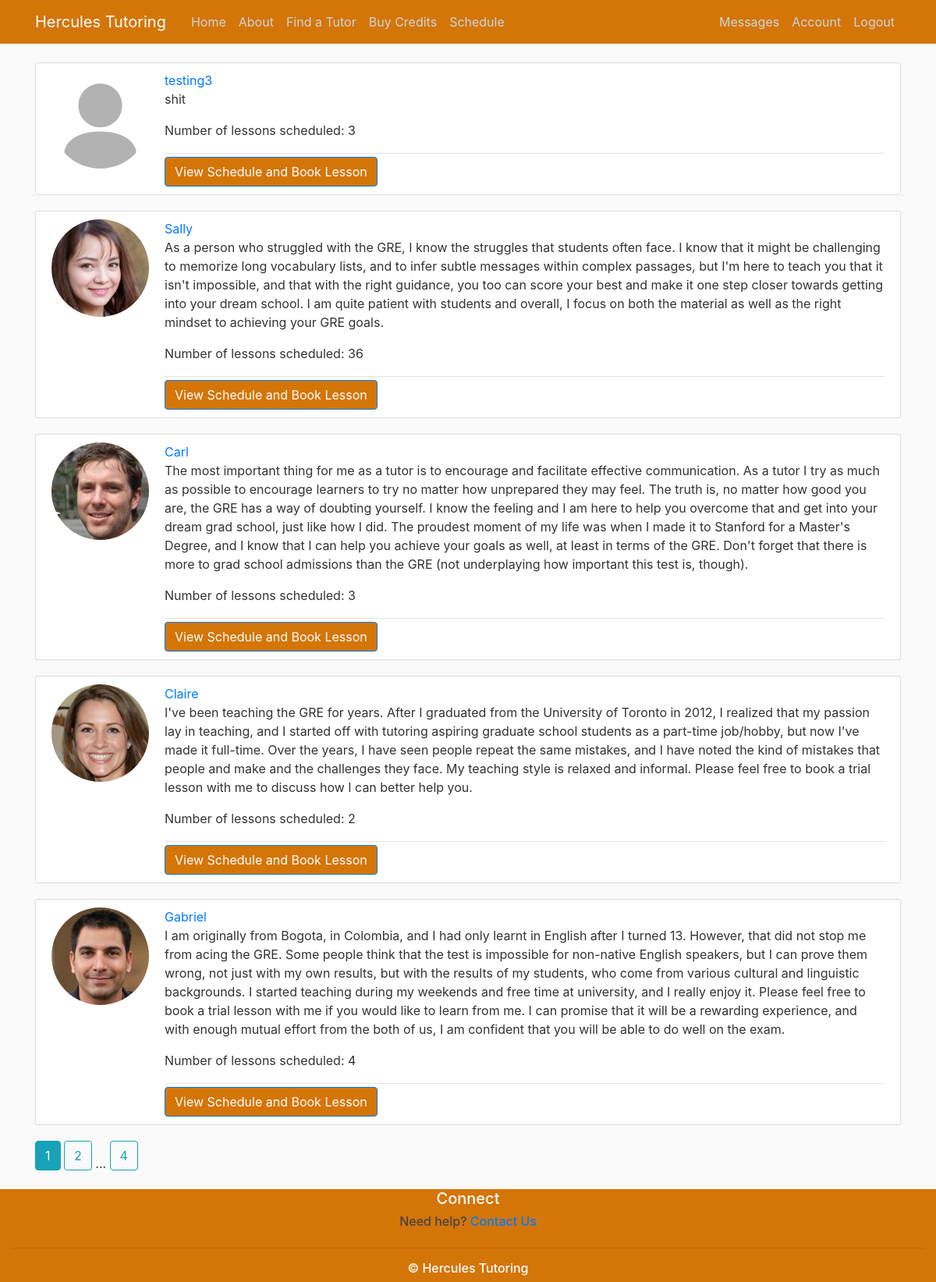
Page /find_tutor (signed in) on the committed database.
### GRETutoring/models.py (models this page shows, shortened)
class User(db.Model, UserMixin):
    id = db.Column(db.Integer, primary_key=True)
    username = db.Column(db.String(20), unique=True, nullable=False)
    email=db.Column(db.String(120), unique=True, nullable=False)
    role = db.Column(db.String(20), nullable=False, default = "Student") # Student, Tutor, Pending, and Admin
    image_file = db.Column(db.String(20), nullable=False, default='default.jpg') #nullable=False, since they have to have at least the default
    password = db.Column(db.String(60), nullable=False)
    about = db.Column(db.Text(), nullable=True, default = "Bio")
    credits = db.Column(db.Integer, default=0)
    skype_id = db.Column(db.String(120), nullable=True, default="")
    hangouts_id = db.Column(db.String(120), nullable=True, default="")
    paypal_info = db.Column(db.String(120), nullable=True, default="")
    time_zone = db.Column(db.String(120), nullable=True, default="UTC")
    student_classes = db.relationship('Event', backref='student', lazy=True, foreign_keys='Event.student_id')
    tutor_classes = db.relationship('Event', backref='tutor', lazy=True, foreign_keys='Event.tutor_id')
    tutor_free_slots = db.relationship('FreeSlot', backref='tutor', lazy=True)
    sent_messages = db.relationship('Message', backref='sender', lazy=True, foreign_keys='Message.sender_id')
    received_messages = db.relationship('Message', backref='recipient', lazy=True, foreign_keys='Message.recipient_id')
    reviews_about = db.relationship('Review', backref='tutor', lazy=True, foreign_keys='Review.tutor_id')
    reviews_written = db.relationship('Review', backref='student', lazy=True, foreign_keys='Review.student_id')

### GRETutoring/users/routes.py (the view)
@users.route('/find_tutor')
@login_required
def find_tutor():
    if current_user.role == "Tutor":
        abort(403)
    page = request.args.get('page', 1, type=int)
    tutors = User.query.filter_by(role="Tutor").paginate(page=page, per_page=5)
    for tutor in tutors.items:
        tutor.num_lessons = len(Event.query.filter_by(tutor_id = tutor.id).all())
    return render_template("find_tutor.html", tutors=tutors)

### GRETutoring/models.py (called while the page is built)
@login_manager.user_loader
def load_user(id):
    return User.query.get(int(id))

### GRETutoring/templates/find_tutor.html
{% extends 'layout.html' %}
{% block content %}
{% for tutor in tutors.items %}
        <article class="media content-section">
          <img class="rounded-circle account-img" src="{{ url_for('static', filename='profile_pics/' + tutor.image_file) }}">
          <div class="media-body">
            <div class="article-metadata">
              <a class="mr-2" href="{{ url_for('users.view_profile', username=tutor.username) }}">{{ tutor.username }}</a>
                <p class="article-content"> {{tutor.about}} </p>
                <p class="article-content"> Number of lessons scheduled: {{tutor.num_lessons}}</p>
            </div>
              <a href="{{ url_for('scheduling.schedule', tutor_username = tutor.username) }}"> <button class="mr-2 btn btn-primary button-theme" >View Schedule and Book Lesson</button></a>
          </div>
        </article>
    {% endfor %}
    {% for page_num in tutors.iter_pages(left_edge = 1, right_edge=1, left_current=1, right_current=2) %}
        {% if page_num %}
            {% if tutors.page == page_num %}
                <a class="btn btn-info mb-4" href="{{ url_for('users.find_tutor', page=page_num) }}"> {{ page_num }}</a>
            {% else %}
                <a class="btn btn-outline-info mb-4" href="{{ url_for('users.find_tutor', page=page_num) }}"> {{ page_num }}</a>
            {% endif %}
        {% else %}
            ...
        {% endif %}
    {% endfor %}
{% endblock content %}

### GRETutoring/static/main.css (style rules this page uses)
body { background: #fafafa; color: #333333; margin-top: 5rem; }
.button-theme { background-color: #d47508; }
.content-section { background: #ffffff; padding: 10px 20px; border: 1px solid #dddddd; border-radius: 3px; margin-bottom: 20px; }
.article-content { white-space: pre-line; }
.article-metadata { padding-bottom: 1px; margin-bottom: 4px; border-bottom: 1px solid #e3e3e3 }
.account-img { height: 125px; width: 125px; margin-right: 20px; margin-bottom: 16px; }

### rows in the picture
User: image_file (placeholder picture), username "testing3", about "shit", num_lessons "3"
User: image_file (picture), username "Sally", about "As a person who struggled with the GRE, I know the struggles that students often face. I know that it might be challenging to memorize long vocabulary lists, and to infer subtle messages within complex passages, but I'm here to teach you that it isn't impossible, and that with the right guidance, you too can score your best and make it one step closer towards getting into your dream school. I am quite patient with students and overall, I focus on both the material as well as the right mindset to achieving your GRE goals.", num_lessons "36"
User: image_file (picture), username "Carl", about "The most important thing for me as a tutor is to encourage and facilitate effective communication. As a tutor I try as much as possible to encourage learners to try no matter how unprepared they may feel. The truth is, no matter how good you are, the GRE has a way of doubting yourself. I know the feeling and I am here to help you overcome that and get into your dream grad school, just like how I did. The proudest moment of my life was when I made it to Stanford for a Master's Degree, and I know that I can help you achieve your goals as well, at least in terms of the GRE. Don't forget that there is more to grad school admissions than the GRE (not underplaying how important this test is,…", num_lessons "3"
User: image_file (picture), username "Claire", about "I've been teaching the GRE for years. After I graduated from the University of Toronto in 2012, I realized that my passion lay in teaching, and I started off with tutoring aspiring graduate school students as a part-time job/hobby, but now I've made it full-time. Over the years, I have seen people repeat the same mistakes, and I have noted the kind of mistakes that people and make and the challenges they face. My teaching style is relaxed and informal. Please feel free to book a trial lesson with me to discuss how I can better help you.", num_lessons "2"
User: image_file (picture), username "Gabriel", about "I am originally from Bogota, in Colombia, and I had only learnt in English after I turned 13. However, that did not stop me from acing the GRE. Some people think that the test is impossible for non-native English speakers, but I can prove them wrong, not just with my own results, but with the results of my students, who come from various cultural and linguistic backgrounds. I started teaching during my weekends and free time at university, and I really enjoy it. Please feel free to book a trial lesson with me if you would like to learn from me. I can promise that it will be a rewarding experience, and with enough mutual effort from the both of us, I am confident that you will be able to do…", num_lessons "4"

### other values in the picture
{{ page_num }} "1"
{{ page_num }} "2" "4"
